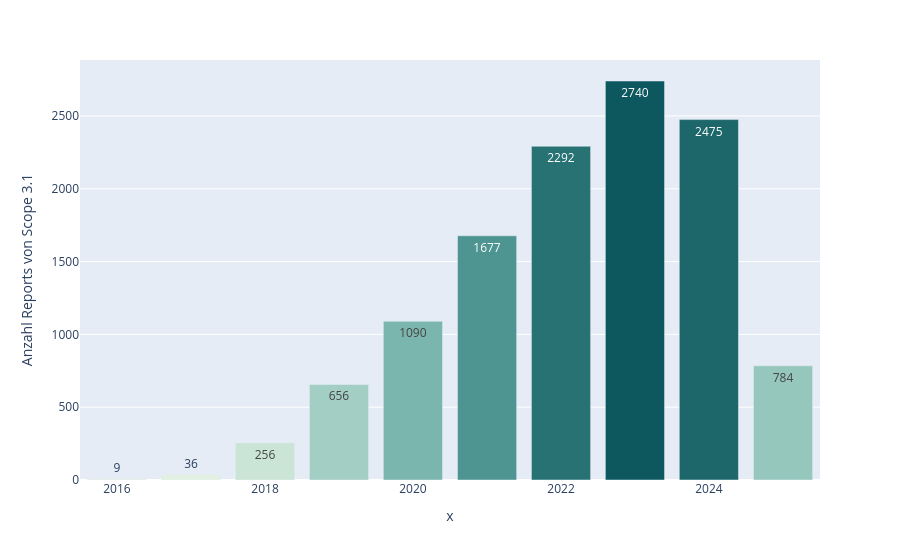

Here is the notebook cell this chart was saved with:
### Code cell
import plotly.express as px

# figure out the desired Scope 3.1 purchased goods and services value and how it was reported
scope3_1_count_per_year: pd.Series = (
    all_historic_frame["TR.UpstreamScope3PurchasedGoodsAndServices"].notna().groupby(level=1).sum()
)
fig = px.bar(
    scope3_1_count_per_year,
    x=scope3_1_count_per_year.index,
    y="TR.UpstreamScope3PurchasedGoodsAndServices",
    color="TR.UpstreamScope3PurchasedGoodsAndServices",
    color_continuous_scale="mint",
    text_auto=True,
    labels={
        "TR.UpstreamScope3PurchasedGoodsAndServices": "Anzahl Reports von Scope 3.1",
        "Date": "Jahr",
    }
)
fig.update_coloraxes(showscale=False)
fig.write_image(FIGURE_SCOPE31_OVER_YEARS, format='svg')
fig.show()

### Figure 1 — Plotly figure (JSON) as saved in the notebook; plotly's stock layout.template omitted (floating-point values rounded to 4 significant figures)
{"data": [{"hovertemplate": "x=%{x}<br>Anzahl Reports von Scope 3.1=%{marker.color}<extra></extra>", "legendgroup": "", "marker": {"color": [9, 36, 256, 656, 1090, 1677, 2292, 2740, 2475, 784], "coloraxis": "coloraxis", "pattern": {"shape": ""}}, "name": "", "orientation": "v", "showlegend": false, "textposition": "auto", "texttemplate": "%{y}", "x": ["2016-01-01T00:00:00", "2017-01-01T00:00:00", "2018-01-01T00:00:00", "2019-01-01T00:00:00", "2020-01-01T00:00:00", "2021-01-01T00:00:00", "2022-01-01T00:00:00", "2023-01-01T00:00:00", "2024-01-01T00:00:00", "2025-01-01T00:00:00"], "xaxis": "x", "y": [9, 36, 256, 656, 1090, 1677, 2292, 2740, 2475, 784], "yaxis": "y", "type": "bar"}], "layout": {"xaxis": {"anchor": "y", "domain": [0.0, 1.0], "title": {"text": "x"}}, "yaxis": {"anchor": "x", "domain": [0.0, 1.0], "title": {"text": "Anzahl Reports von Scope 3.1"}}, "coloraxis": {"colorbar": {"title": {"text": "Anzahl Reports von Scope 3.1"}}, "colorscale": [[0.0, "rgb(228, 241, 225)"], [0.1667, "rgb(180, 217, 204)"], [0.3333, "rgb(137, 192, 182)"], [0.5, "rgb(99, 166, 160)"], [0.6667, "rgb(68, 140, 138)"], [0.8333, "rgb(40, 114, 116)"], [1.0, "rgb(13, 88, 95)"]], "showscale": false}, "legend": {"tracegroupgap": 0}, "margin": {"t": 60}, "barmode": "relative"}}
